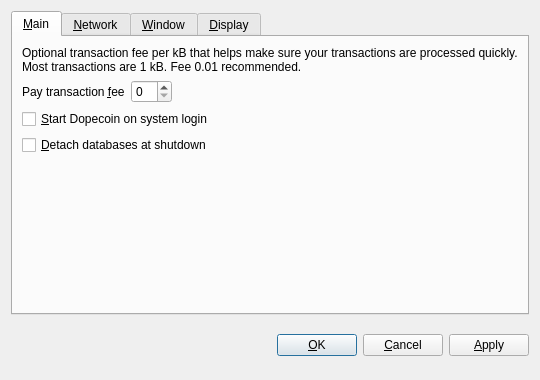
<?xml version="1.0" encoding="UTF-8"?>
<ui version="4.0">
 <class>OptionsDialog</class>
 <widget class="QDialog" name="OptionsDialog">
  <property name="geometry">
   <rect>
    <x>0</x>
    <y>0</y>
    <width>540</width>
    <height>380</height>
   </rect>
  </property>
  <property name="windowTitle">
   <string>Options</string>
  </property>
  <property name="modal">
   <bool>true</bool>
  </property>
  <layout class="QVBoxLayout" name="verticalLayout">
   <item>
    <widget class="QTabWidget" name="tabWidget">
     <property name="tabPosition">
      <enum>QTabWidget::North</enum>
     </property>
     <property name="currentIndex">
      <number>0</number>
     </property>
     <widget class="QWidget" name="tabMain">
      <attribute name="title">
       <string>&amp;Main</string>
      </attribute>
      <layout class="QVBoxLayout" name="verticalLayout_Main">
       <item>
        <widget class="QLabel" name="transactionFeeInfoLabel">
         <property name="text">
          <string>Optional transaction fee per kB that helps make sure your transactions are processed quickly. Most transactions are 1 kB. Fee 0.01 recommended.</string>
         </property>
         <property name="textFormat">
          <enum>Qt::PlainText</enum>
         </property>
         <property name="wordWrap">
          <bool>true</bool>
         </property>
        </widget>
       </item>
       <item>
        <layout class="QHBoxLayout" name="horizontalLayout_Main">
         <item>
          <widget class="QLabel" name="transactionFeeLabel">
           <property name="text">
            <string>Pay transaction &amp;fee</string>
           </property>
           <property name="textFormat">
            <enum>Qt::PlainText</enum>
           </property>
           <property name="buddy">
            <cstring>transactionFee</cstring>
           </property>
          </widget>
         </item>
         <item>
          <widget class="BitcoinAmountField" name="transactionFee"/>
         </item>
         <item>
          <spacer name="horizontalSpacer_Main">
           <property name="orientation">
            <enum>Qt::Horizontal</enum>
           </property>
           <property name="sizeHint" stdset="0">
            <size>
             <width>40</width>
             <height>20</height>
            </size>
           </property>
          </spacer>
         </item>
        </layout>
       </item>
       <item>
        <widget class="QCheckBox" name="bitcoinAtStartup">
         <property name="toolTip">
          <string>Automatically start Dopecoin after logging in to the system.</string>
         </property>
         <property name="text">
          <string>&amp;Start Dopecoin on system login</string>
         </property>
        </widget>
       </item>
       <item>
        <widget class="QCheckBox" name="detachDatabases">
         <property name="toolTip">
          <string>Detach block and address databases at shutdown. This means they can be moved to another data directory, but it slows down shutdown. The wallet is always detached.</string>
         </property>
         <property name="text">
          <string>&amp;Detach databases at shutdown</string>
         </property>
        </widget>
       </item>
       <item>
        <spacer name="verticalSpacer_Main">
         <property name="orientation">
          <enum>Qt::Vertical</enum>
         </property>
         <property name="sizeHint" stdset="0">
          <size>
           <width>20</width>
           <height>40</height>
          </size>
         </property>
        </spacer>
       </item>
      </layout>
     </widget>
     <widget class="QWidget" name="tabNetwork">
      <attribute name="title">
       <string>&amp;Network</string>
      </attribute>
      <layout class="QVBoxLayout" name="verticalLayout_Network">
       <item>
        <widget class="QCheckBox" name="mapPortUpnp">
         <property name="toolTip">
          <string>Automatically open the Dopecoin client port on the router. This only works when your router supports UPnP and it is enabled.</string>
         </property>
         <property name="text">
          <string>Map port using &amp;UPnP</string>
         </property>
        </widget>
       </item>
       <item>
        <widget class="QCheckBox" name="connectSocks">
         <property name="toolTip">
          <string>Connect to the Dopecoin network through a SOCKS proxy (e.g. when connecting through Tor).</string>
         </property>
         <property name="text">
          <string>&amp;Connect through SOCKS proxy:</string>
         </property>
        </widget>
       </item>
       <item>
        <layout class="QHBoxLayout" name="horizontalLayout_Network">
         <item>
          <widget class="QLabel" name="proxyIpLabel">
           <property name="text">
            <string>Proxy &amp;IP:</string>
           </property>
           <property name="textFormat">
            <enum>Qt::PlainText</enum>
           </property>
           <property name="buddy">
            <cstring>proxyIp</cstring>
           </property>
          </widget>
         </item>
         <item>
          <widget class="QValidatedLineEdit" name="proxyIp">
           <property name="maximumSize">
            <size>
             <width>140</width>
             <height>16777215</height>
            </size>
           </property>
           <property name="toolTip">
            <string>IP address of the proxy (e.g. 127.0.0.1)</string>
           </property>
          </widget>
         </item>
         <item>
          <widget class="QLabel" name="proxyPortLabel">
           <property name="text">
            <string>&amp;Port:</string>
           </property>
           <property name="textFormat">
            <enum>Qt::PlainText</enum>
           </property>
           <property name="buddy">
            <cstring>proxyPort</cstring>
           </property>
          </widget>
         </item>
         <item>
          <widget class="QLineEdit" name="proxyPort">
           <property name="maximumSize">
            <size>
             <width>55</width>
             <height>16777215</height>
            </size>
           </property>
           <property name="toolTip">
            <string>Port of the proxy (e.g. 9050)</string>
           </property>
          </widget>
         </item>
         <item>
          <widget class="QLabel" name="socksVersionLabel">
           <property name="text">
            <string>SOCKS &amp;Version:</string>
           </property>
           <property name="textFormat">
            <enum>Qt::PlainText</enum>
           </property>
           <property name="buddy">
            <cstring>socksVersion</cstring>
           </property>
          </widget>
         </item>
         <item>
          <widget class="QValueComboBox" name="socksVersion">
           <property name="toolTip">
            <string>SOCKS version of the proxy (e.g. 5)</string>
           </property>
          </widget>
         </item>
         <item>
          <spacer name="horizontalSpacer_Network">
           <property name="orientation">
            <enum>Qt::Horizontal</enum>
           </property>
           <property name="sizeHint" stdset="0">
            <size>
             <width>40</width>
             <height>20</height>
            </size>
           </property>
          </spacer>
         </item>
        </layout>
       </item>
       <item>
        <spacer name="verticalSpacer_Network">
         <property name="orientation">
          <enum>Qt::Vertical</enum>
         </property>
         <property name="sizeHint" stdset="0">
          <size>
           <width>20</width>
           <height>40</height>
          </size>
         </property>
        </spacer>
       </item>
      </layout>
     </widget>
     <widget class="QWidget" name="tabWindow">
      <attribute name="title">
       <string>&amp;Window</string>
      </attribute>
      <layout class="QVBoxLayout" name="verticalLayout_Window">
       <item>
        <widget class="QCheckBox" name="minimizeToTray">
         <property name="toolTip">
          <string>Show only a tray icon after minimizing the window.</string>
         </property>
         <property name="text">
          <string>&amp;Minimize to the tray instead of the taskbar</string>
         </property>
        </widget>
       </item>
       <item>
        <widget class="QCheckBox" name="minimizeOnClose">
         <property name="toolTip">
          <string>Minimize instead of exit the application when the window is closed. When this option is enabled, the application will be closed only after selecting Quit in the menu.</string>
         </property>
         <property name="text">
          <string>M&amp;inimize on close</string>
         </property>
        </widget>
       </item>
       <item>
        <spacer name="verticalSpacer_Window">
         <property name="orientation">
          <enum>Qt::Vertical</enum>
         </property>
         <property name="sizeHint" stdset="0">
          <size>
           <width>20</width>
           <height>40</height>
          </size>
         </property>
        </spacer>
       </item>
      </layout>
     </widget>
     <widget class="QWidget" name="tabDisplay">
      <attribute name="title">
       <string>&amp;Display</string>
      </attribute>
      <layout class="QVBoxLayout" name="verticalLayout_Display">
       <item>
        <layout class="QHBoxLayout" name="horizontalLayout_1_Display">
         <item>
          <widget class="QLabel" name="langLabel">
           <property name="text">
            <string>User Interface &amp;language:</string>
           </property>
           <property name="textFormat">
            <enum>Qt::PlainText</enum>
           </property>
           <property name="buddy">
            <cstring>lang</cstring>
           </property>
          </widget>
         </item>
         <item>
          <widget class="QValueComboBox" name="lang">
           <property name="toolTip">
            <string>The user interface language can be set here. This setting will take effect after restarting Dopecoin.</string>
           </property>
          </widget>
         </item>
        </layout>
       </item>
       <item>
        <layout class="QHBoxLayout" name="horizontalLayout_2_Display">
         <item>
          <widget class="QLabel" name="unitLabel">
           <property name="text">
            <string>&amp;Unit to show amounts in:</string>
           </property>
           <property name="textFormat">
            <enum>Qt::PlainText</enum>
           </property>
           <property name="buddy">
            <cstring>unit</cstring>
           </property>
          </widget>
         </item>
         <item>
          <widget class="QValueComboBox" name="unit">
           <property name="toolTip">
            <string>Choose the default subdivision unit to show in the interface and when sending coins.</string>
           </property>
          </widget>
         </item>
        </layout>
       </item>
       <item>
        <widget class="QCheckBox" name="displayAddresses">
         <property name="toolTip">
          <string>Whether to show Dopecoin addresses in the transaction list or not.</string>
         </property>
         <property name="text">
          <string>&amp;Display addresses in transaction list</string>
         </property>
        </widget>
       </item>
       <item>
        <widget class="QCheckBox" name="coinControlFeatures">
         <property name="toolTip">
          <string>Whether to show coin control features or not.</string>
         </property>
         <property name="text">
          <string>Display coin &amp;control features (for experts only!)</string>
         </property>
        </widget>
       </item>
       <item>
        <spacer name="verticalSpacer_Display">
         <property name="orientation">
          <enum>Qt::Vertical</enum>
         </property>
         <property name="sizeHint" stdset="0">
          <size>
           <width>20</width>
           <height>40</height>
          </size>
         </property>
        </spacer>
       </item>
      </layout>
     </widget>
    </widget>
   </item>
   <item>
    <layout class="QHBoxLayout" name="horizontalLayout_Buttons">
     <item>
      <spacer name="horizontalSpacer_1">
       <property name="orientation">
        <enum>Qt::Horizontal</enum>
       </property>
       <property name="sizeHint" stdset="0">
        <size>
         <width>40</width>
         <height>48</height>
        </size>
       </property>
      </spacer>
     </item>
     <item>
      <widget class="QLabel" name="statusLabel">
       <property name="font">
        <font>
         <weight>75</weight>
         <bold>true</bold>
        </font>
       </property>
       <property name="text">
        <string/>
       </property>
       <property name="textFormat">
        <enum>Qt::PlainText</enum>
       </property>
       <property name="wordWrap">
        <bool>true</bool>
       </property>
      </widget>
     </item>
     <item>
      <spacer name="horizontalSpacer_2">
       <property name="orientation">
        <enum>Qt::Horizontal</enum>
       </property>
       <property name="sizeHint" stdset="0">
        <size>
         <width>40</width>
         <height>48</height>
        </size>
       </property>
      </spacer>
     </item>
     <item>
      <widget class="QPushButton" name="okButton">
       <property name="text">
        <string>&amp;OK</string>
       </property>
      </widget>
     </item>
     <item>
      <widget class="QPushButton" name="cancelButton">
       <property name="text">
        <string>&amp;Cancel</string>
       </property>
       <property name="autoDefault">
        <bool>false</bool>
       </property>
      </widget>
     </item>
     <item>
      <widget class="QPushButton" name="applyButton">
       <property name="text">
        <string>&amp;Apply</string>
       </property>
       <property name="autoDefault">
        <bool>false</bool>
       </property>
      </widget>
     </item>
    </layout>
   </item>
  </layout>
 </widget>
 <customwidgets>
  <customwidget>
   <class>BitcoinAmountField</class>
   <extends>QSpinBox</extends>
   <header>bitcoinamountfield.h</header>
  </customwidget>
  <customwidget>
   <class>QValueComboBox</class>
   <extends>QComboBox</extends>
   <header>qvaluecombobox.h</header>
  </customwidget>
  <customwidget>
   <class>QValidatedLineEdit</class>
   <extends>QLineEdit</extends>
   <header>qvalidatedlineedit.h</header>
  </customwidget>
 </customwidgets>
 <resources/>
 <connections/>
</ui>
